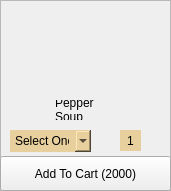
      <widget class="QFrame" name="frame_5">
       <property name="geometry">
        <rect>
         <x>130</x>
         <y>50</y>
         <width>171</width>
         <height>191</height>
        </rect>
       </property>
       <property name="frameShape">
        <enum>QFrame::StyledPanel</enum>
       </property>
       <property name="frameShadow">
        <enum>QFrame::Raised</enum>
       </property>
       <widget class="QLabel" name="peperpic">
        <property name="geometry">
         <rect>
          <x>30</x>
          <y>10</y>
          <width>111</width>
          <height>91</height>
         </rect>
        </property>
        <property name="text">
         <string/>
        </property>
        <property name="pixmap">
         <pixmap resource="../icons/place.qrc">:/Assets/9e01e1d8-b222-4159-be9c-d76d807344a9 (1).jpg</pixmap>
        </property>
        <property name="scaledContents">
         <bool>true</bool>
        </property>
       </widget>
       <widget class="QLabel" name="label_5">
        <property name="geometry">
         <rect>
          <x>55</x>
          <y>100</y>
          <width>61</width>
          <height>20</height>
         </rect>
        </property>
        <property name="styleSheet">
         <string notr="true">background-color: transparent;
padding-bottom: -3;
border: 0;
font: 11pt &quot;Agency FB&quot;;</string>
        </property>
        <property name="text">
         <string>Pepper Soup</string>
        </property>
        <property name="wordWrap">
         <bool>true</bool>
        </property>
       </widget>
       <widget class="QComboBox" name="comboBox">
        <property name="geometry">
         <rect>
          <x>10</x>
          <y>130</y>
          <width>81</width>
          <height>22</height>
         </rect>
        </property>
        <property name="styleSheet">
         <string notr="true">border: 0;
background-color: rgb(232, 208, 158);
</string>
        </property>
        <item>
         <property name="text">
          <string>Select One</string>
         </property>
        </item>
        <item>
         <property name="text">
          <string>Chicken</string>
         </property>
        </item>
        <item>
         <property name="text">
          <string>Goat</string>
         </property>
        </item>
        <item>
         <property name="text">
          <string>Fish</string>
         </property>
        </item>
       </widget>
       <widget class="QPushButton" name="psoupminus">
        <property name="geometry">
         <rect>
          <x>100</x>
          <y>130</y>
          <width>21</width>
          <height>23</height>
         </rect>
        </property>
        <property name="styleSheet">
         <string notr="true">QPushButton{
border: 0;}
QPushButton:hover{
padding-left: -2px;
}
QPushButton:pressed{
padding-left: -5px;
}</string>
        </property>
        <property name="text">
         <string/>
        </property>
        <property name="icon">
         <iconset resource="../icons/place.qrc">
          <normaloff>:/Assets/minus-hexagon.png</normaloff>:/Assets/minus-hexagon.png</iconset>
        </property>
        <property name="iconSize">
         <size>
          <width>20</width>
          <height>20</height>
         </size>
        </property>
       </widget>
       <widget class="QPushButton" name="psoupplus">
        <property name="geometry">
         <rect>
          <x>140</x>
          <y>130</y>
          <width>21</width>
          <height>23</height>
         </rect>
        </property>
        <property name="styleSheet">
         <string notr="true">QPushButton{
border: 0;}
QPushButton:hover{
padding-left: 2px;
}
QPushButton:pressed{
padding-left: 5px;
}</string>
        </property>
        <property name="text">
         <string/>
        </property>
        <property name="icon">
         <iconset resource="../icons/place.qrc">
          <normaloff>:/Assets/plus-hexagon.png</normaloff>:/Assets/plus-hexagon.png</iconset>
        </property>
        <property name="iconSize">
         <size>
          <width>20</width>
          <height>20</height>
         </size>
        </property>
       </widget>
       <widget class="QLabel" name="psoup_label">
        <property name="geometry">
         <rect>
          <x>120</x>
          <y>130</y>
          <width>21</width>
          <height>21</height>
         </rect>
        </property>
        <property name="styleSheet">
         <string notr="true">border: 0;
background-color: rgb(232, 208, 158)</string>
        </property>
        <property name="text">
         <string>1</string>
        </property>
        <property name="alignment">
         <set>Qt::AlignCenter</set>
        </property>
       </widget>
       <widget class="QPushButton" name="psoupaddcart">
        <property name="geometry">
         <rect>
          <x>0</x>
          <y>156</y>
          <width>171</width>
          <height>35</height>
         </rect>
        </property>
        <property name="styleSheet">
         <string notr="true">QPushButton{
font: 11pt &quot;Agency FB&quot;;}
QPushButton:hover{
background-color: rgb(0, 0, 0);
color: rgb(255, 255, 255)
}</string>
        </property>
        <property name="text">
         <string>Add To Cart (2000)</string>
        </property>
       </widget>
      </widget>
